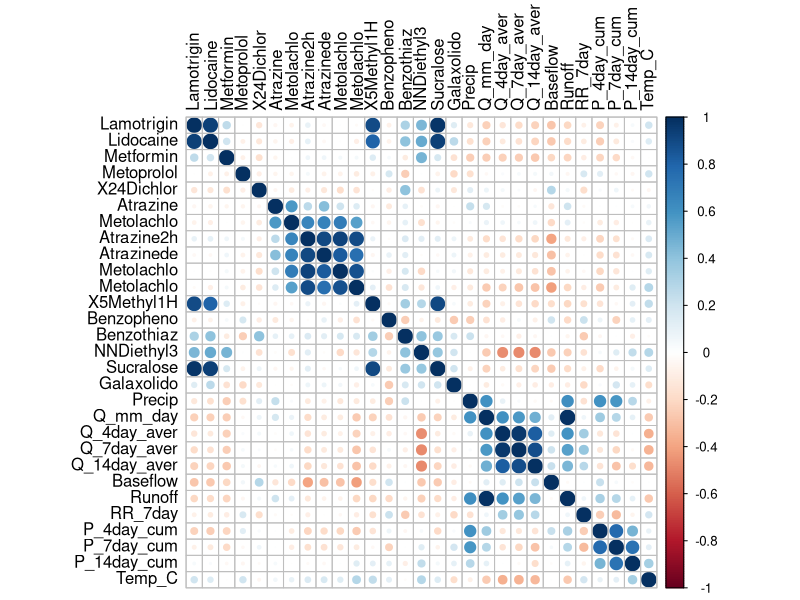
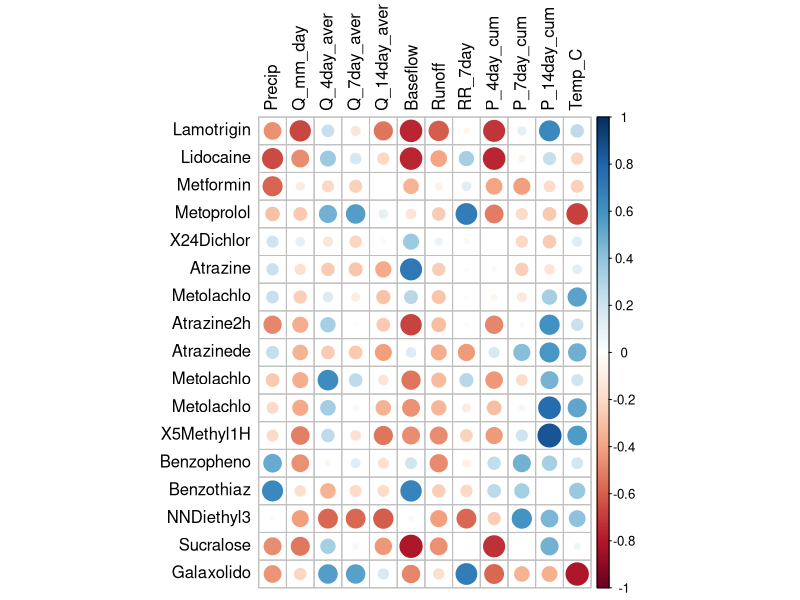
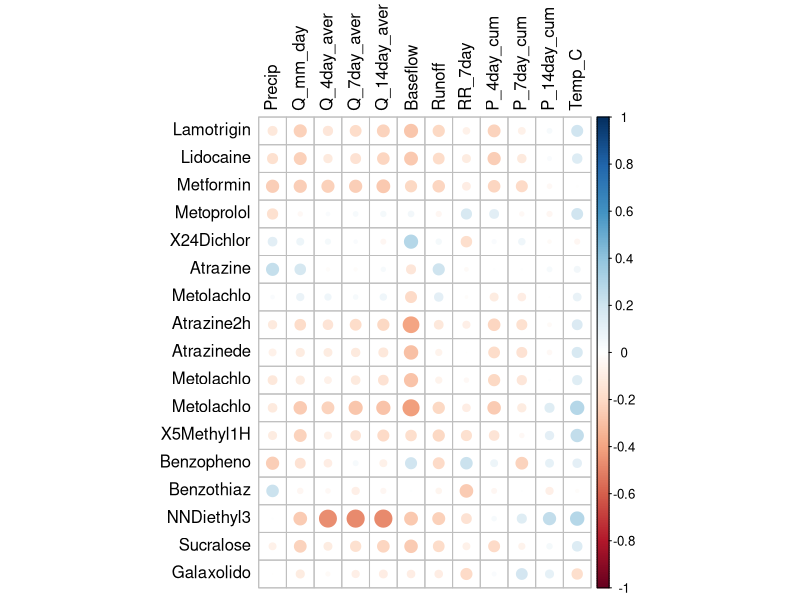
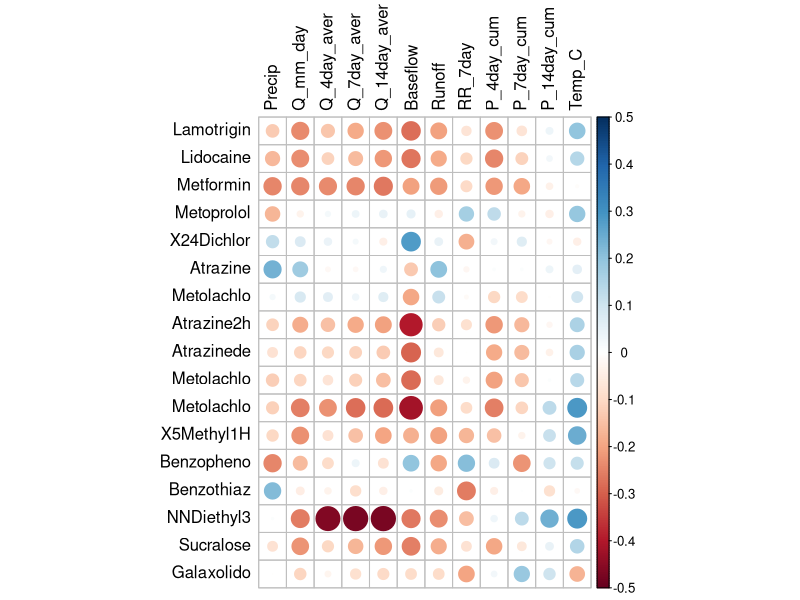

Here is the R script that generated these plots, in order: (Note: this script raises an error after producing the figures.)
#Ruta Basijokaite
#----------------
#This code analyzes correlation between detected compound concentrations and environmental conditions
#It also analyzes correlations among sites 
#----------------

#Loading libraries
library(corrplot)
library(Hmisc) 

#Uploading data
CEC_aver = read.csv(file="CEC_aver_dataset.csv",sep=",",header=T) 
Climate_var = read.csv(file="Climate_var.csv",sep=",",header=T)
CEC_use_info = read.csv(file="CEC_use_info_dataset.csv",sep=",",header=T) #info about CEC use, type and detection frequency

#Make sure that column names do not have extra symbols (after upload spaces become .)
colnames(CEC_use_info)
colnames(CEC_use_info)[3] = 'Det.Freq.'
colnames(CEC_use_info)

#-------------
### Preparing CEC data

#Have row names as sites - otherwise in corrplot labels will just be numbers; Remove dates
CEC_aver_comp = as.matrix(CEC_aver[,3:dim(CEC_aver)[2]])
#Keeping only 10 characters in CEC names as column names will be used as labels
colnames(CEC_aver_comp) = substring(colnames(CEC_aver_comp),1,10)

#-------------
### IDENTIFYING COMPOUNDS

#Finding compounds that have higher that 45% detection frequency to do further analysis

#Finding compounds that have detection frequency > 45 
Which_high = which(CEC_use_info$Det.Freq. > 45)
Which_comp_high = CEC_use_info$Name[Which_high]

#Concentrations of those compounds
Conc_high = CEC_aver_comp[,Which_high]

#---------------
### Correlations between environmental variables and compound concentrations 

#gives correlation between matrix itself and other variable (interested only in upper right quadrant)
rcor_vals_clim=rcorr(as.matrix(cbind(Conc_high,Climate_var[,3:14])))
corrplot(rcor_vals_clim$r,tl.col = 'black')
#Therefore, it is more convenient to use 'cor' function
cor_mat_clim=cor(Conc_high,Climate_var[,3:14],use="complete.obs")
corrplot(cor_mat_clim,tl.col = 'black')
#When we use complete.obs, we discard entire row if an NA is present 
#pairwise.complete.obs uses the non-NA values when calculating the correlation between variables 
#In order to preserve as much data as possible to test correlation patterns between variables, 
#pairwise.complete.obs is used. If complete.obs were used, correlation patterns would be determined based
#on samples that have all highly detected compounds, instead of using all available data
cor_mat_clim_pair=cor(Conc_high,Climate_var[,3:14],use="pairwise.complete.obs")
corrplot(cor_mat_clim_pair,tl.col = 'black')
#As correlation coefficient values are low, it would be easier to visually assess values if color scale is adjusted
#Changing color scale values along with color distribution
corrplot(cor_mat_clim_pair,tl.col = 'black',is.corr = FALSE,col.lim = c(-0.5,0.5))

#If ‘use’ is ‘"everything"’, ‘NA’s will propagate conceptually, i.e., a resulting value will be ‘NA’ whenever 
#one of its contributing observations is ‘NA’.

#If ‘use’ is ‘"all.obs"’, then the presence of missing observations will produce an error. If ‘use’ is 
#‘"complete.obs"’ then missing values are handled by casewise deletion (and if there are no complete cases, 
#that gives an error).

#Correlation results in this case highly depend on 'use method chosen', since dataset has a lot of NA values

#-----------------------------------------
#Could add correlation between sites (not samples) that come from 17 highest detected compounds

#First, fix site names
CEC_aver[37:38,1] = CEC_aver[39,1] #Fixing dual names for Ninemile creek Lakeland
CEC_aver[41:42,1] = CEC_aver[43,1] #Fixing dual names for Ninemile creek Marieta
CEC_aver[48:49,1] = CEC_aver[50,1] #Fixing misspelling in Oatka
CEC_aver[25:26,1] = CEC_aver[27,1] #Fixing misspelling in Ganargua

#Update CEC_aver variable -  save with corrected site names
write.table(CEC_aver,file="CEC_aver_dataset.csv",sep=",",row.names=F,col.names=T,append=T)

WS_names = as.character(unique(CEC_aver$Site))
Site_aver = matrix(NA, length(WS_names),dim(CEC_aver)[2]-2) #no need for dates
#Calculating average concentration of each compound
for (i in seq(from=1,to=length(WS_names))){
  rows = which(CEC_aver$Site == WS_names[i])
  #When lapply is used, it returns list format. To assign results from lapply
  #to a variable, first list needs to be converted to numeric data type using as.numeric
  Site_aver[i,] = as.numeric(lapply(CEC_aver[rows,-c(1,2)],mean,na.rm=T))
}
row.names(Site_aver) = substring(WS_names,1,5) #shorten site names as they will be used as labels for correlation plot

#Correlation between sites - using average compound concentrations - see how this changes, if NAs are counted as 0s
CEC_sites_trasf=t(Site_aver)
rcor_CEC_sites_spear=rcorr(as.matrix(CEC_sites_trasf),type = c("spearman"))
corrplot(rcor_CEC_sites_spear$r,tl.col = 'black')

#Replacing NAs with 0s and comparing averages
Site_aver_DF = Site_aver
#After converting from list to numeric, NA values become NaN
Site_aver_DF[Site_aver_DF == "NaN"] = 0

CEC_sites_DF_trasf=t(Site_aver_DF)
rcor_CEC_sites_DF_spear=rcorr(as.matrix(CEC_sites_DF_trasf),type = c("spearman"))
corrplot(rcor_CEC_sites_DF_spear$r,tl.col = 'black')
#As correlation values among sites are similar, adjust color scale for better visualization
corrplot(rcor_CEC_sites_DF_spear$r,tl.col = 'black',is.corr = TRUE,col.lim = c(0,1))

#Big difference in results. Results from correlation analysis using 0s instead of NA values are more realistic, as 
#NA indicates that compound was not present in the sample (or at concentrations that were not detectable) 
